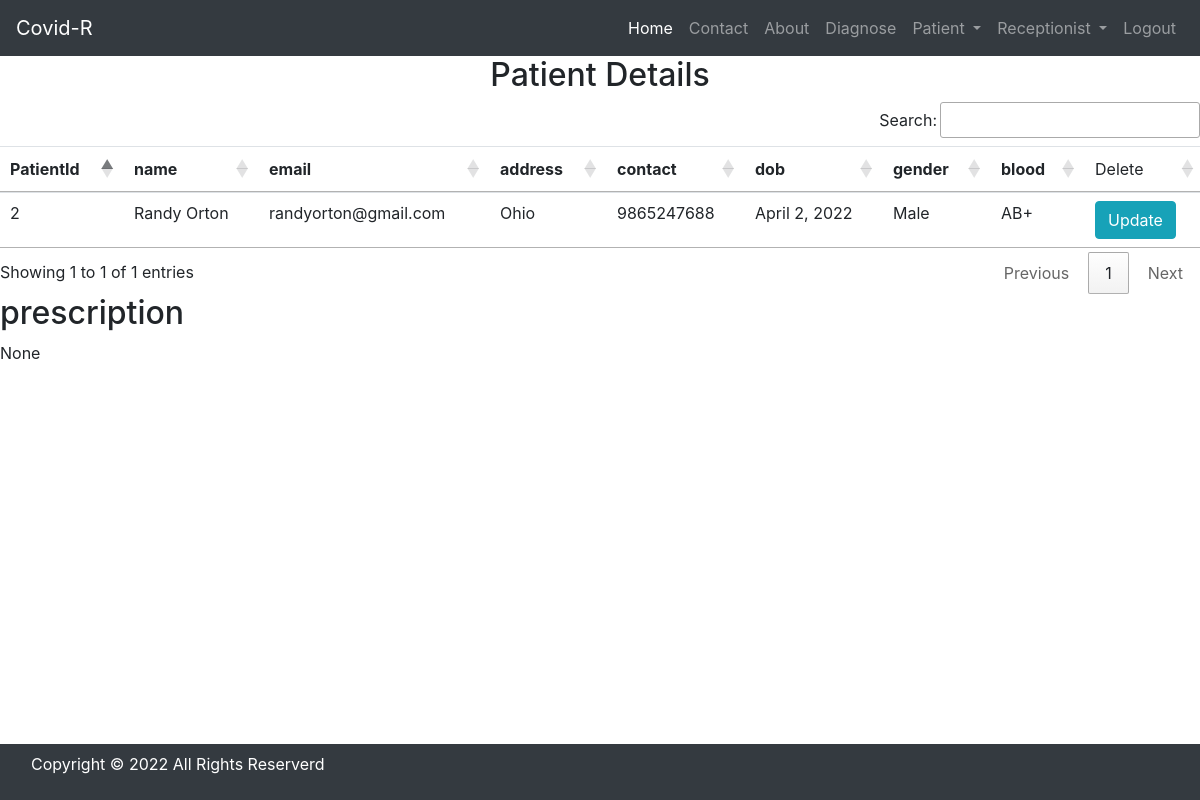
The page /patient/2/ (signed in) on the database as committed earlier.
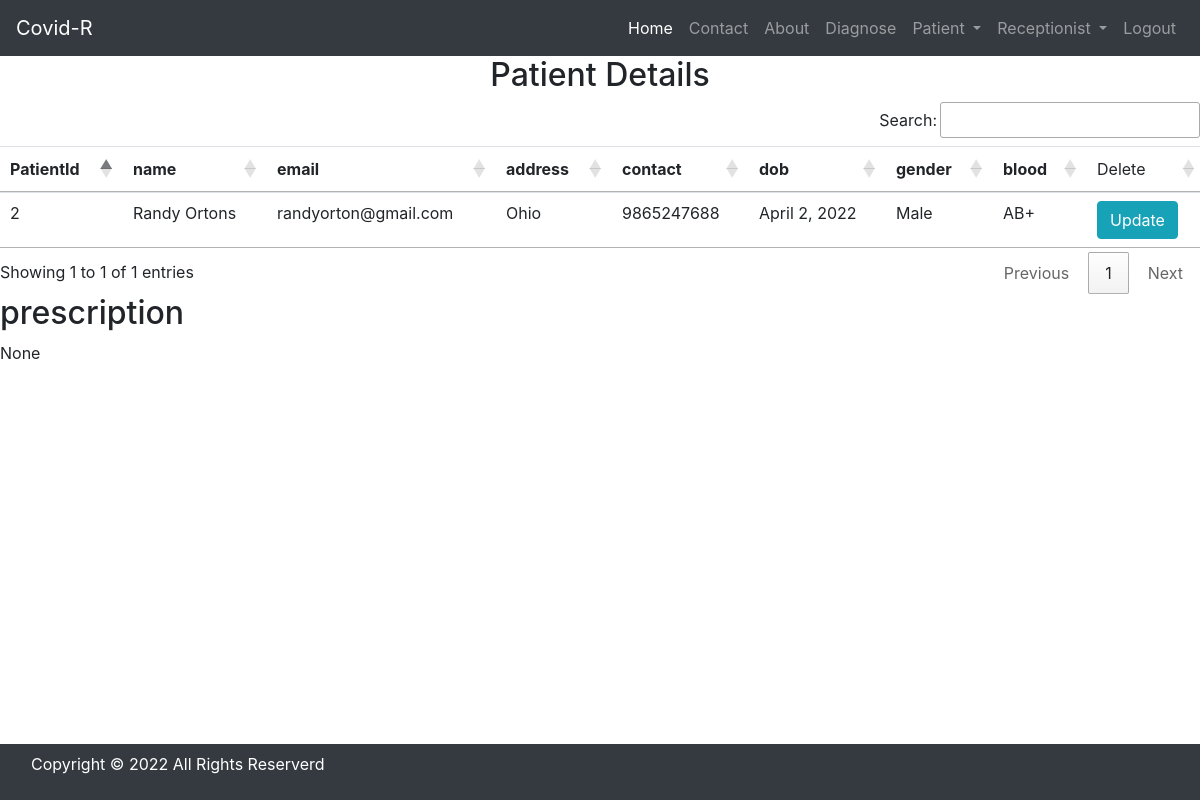
The same page on the database as committed later.
### prescription/models.py (models this page shows, shortened)
class Patient(models.Model):
    name = models.CharField('Patient Name',max_length=30)
    email = models.EmailField('Email' ,max_length = 90)
    address = models.CharField('Address',max_length = 50)
    contact = models.IntegerField('Contact', validators = [MaxValueValidator(9999999999)])
    dob = models.DateField('Date of Birth')
    gender = models.CharField('Gender',max_length = 20, choices=GENDER)
    blood = models.CharField('Blood',max_length = 10,choices=BLOOD)
    prescription = models.TextField('Prescription', null=True, blank=True)

### prescription/views.py (the view)
# urls.py: path("patient/<int:id>/", PatientDetailView.as_view(),name="patientdetail"),
class PatientDetailView(DoctorRequiredMixin, DetailView):
    template_name = "patient_detail.html"
    def get_object(self):
        id_ = self.kwargs.get("id")
        return get_object_or_404(Patient, id=id_)

### prescription/views.py (called while the page is built)
    def dispatch(self, request, *args, **kwargs):
        if request.user.is_authenticated and Doctor.objects.filter(user=request.user).exists():
            pass
        else:
            return redirect("/doctorlogin/")
        return super().dispatch(request, *args, **kwargs)

### prescription/templates/patient_detail.html (shortened to what this page needs)
{% include 'base.html' %}
{% include 'doctor_nav.html' %}
{% block content %}
{% include 'base.html' %}
<div>
    <h2 class="text-center">Patient Details </h2>
    <table id="example" class="table table-hover">
        <thead>
            <tr>
                <th>PatientId</th>
                <th>name</th>
                <th>email</th>
                <th>address</th>
                <th>contact</th>
                <th>dob</th>
                <th>gender</th>
                <th>blood</th>
                <td>Delete</td>
            </tr>
        </thead>
        <tbody>
            <tr>
                <td>{{object.id}}</td>
                <td>{{object.name}}</td>
                <td>{{object.email}}</td>
                <td>{{object.address}}</td>
                <td>{{object.contact}}</td>
                <td>{{object.dob}}</td>
                <td>{{object.gender}}</td>
                <td>{{object.blood}}</td>
                <td><a href="update" onclick="return confirm('Confirm Changes')" class="btn btn-info">Update</a></td>
            </tr>
        </tbody>
    </table>
    <h2>prescription</h2>
    {{object.prescription}}
</div>
{% endblock content %}
{% include 'footer.html' %}

Rows that differ between the two databases and show on the page:
changed Patient "randyorton@gmail.com": name "Randy Orton" → "Randy Ortons"
